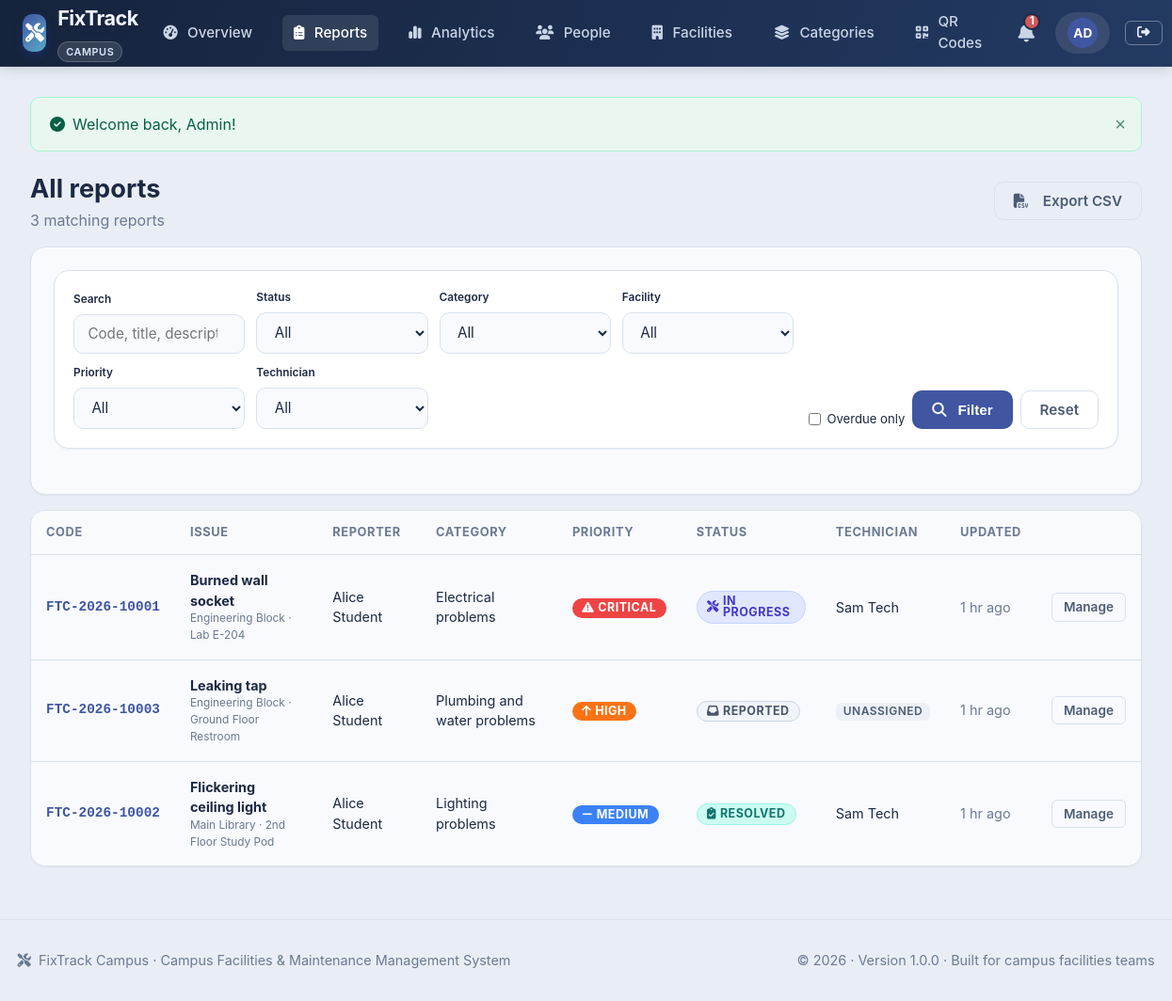
Screenshot of /admin/reports.php (signed in) with the database file from the repository.
### tables this page shows
CREATE TABLE reports (
    id INT AUTO_INCREMENT PRIMARY KEY,
    tracking_code VARCHAR(30) NOT NULL UNIQUE,
    student_id INT NULL,                        
    guest_name VARCHAR(100) NULL,
    guest_email VARCHAR(150) NULL,
    guest_token VARCHAR(64) NULL UNIQUE,        
    is_guest TINYINT(1) NOT NULL DEFAULT 0,
    category_id INT NOT NULL,
    facility_id INT NOT NULL,
    room_number VARCHAR(100) NOT NULL,
    title VARCHAR(200) NOT NULL,
    description TEXT NOT NULL,
    priority ENUM('low', 'medium', 'high', 'critical') NOT NULL DEFAULT 'medium',
    status ENUM('REPORTED', 'UNDER REVIEW', 'APPROVED', 'ASSIGNED', 'IN PROGRESS',
                'RESOLVED', 'VERIFIED', 'CLOSED', 'REJECTED') NOT NULL DEFAULT 'REPORTED',
    deadline DATETIME NULL,
    rejection_reason TEXT NULL,
    resolved_at DATETIME NULL,
    verified_at DATETIME NULL,
    closed_at DATETIME NULL,
    created_at DATETIME NOT NULL DEFAULT CURRENT_TIMESTAMP,
    updated_at DATETIME NOT NULL DEFAULT CURRENT_TIMESTAMP ON UPDATE CURRENT_TIMESTAMP,
    CONSTRAINT fk_report_student FOREIGN KEY (student_id) REFERENCES users(id) ON DELETE CASCADE,
    CONSTRAINT fk_report_category FOREIGN KEY (category_id) REFERENCES categories(id) ON DELETE RESTRICT,
    CONSTRAINT fk_report_facility FOREIGN KEY (facility_id) REFERENCES facilities(id) ON DELETE RESTRICT,
    INDEX idx_report_tracking (tracking_code),
    INDEX idx_report_status (status),
    INDEX idx_report_priority (priority)
);

CREATE TABLE facilities (
    id INT AUTO_INCREMENT PRIMARY KEY,
    name VARCHAR(150) NOT NULL,
    building_code VARCHAR(30) NOT NULL UNIQUE,
    campus_zone VARCHAR(100) NOT NULL,
    description TEXT NULL,
    total_floors INT DEFAULT 1,
    is_active TINYINT(1) NOT NULL DEFAULT 1,
    created_at DATETIME NOT NULL DEFAULT CURRENT_TIMESTAMP
);

CREATE TABLE categories (
    id INT AUTO_INCREMENT PRIMARY KEY,
    name VARCHAR(100) NOT NULL,
    slug VARCHAR(100) NOT NULL UNIQUE,
    description TEXT NULL,
    icon VARCHAR(50) NOT NULL DEFAULT 'wrench',
    default_priority ENUM('low', 'medium', 'high', 'critical') DEFAULT 'medium',
    default_sla_hours INT DEFAULT 48,
    is_active TINYINT(1) DEFAULT 1,
    created_at DATETIME NOT NULL DEFAULT CURRENT_TIMESTAMP
);

### admin/reports.php (the view, shortened to what this page needs)
<?php
require_once __DIR__ . '/../includes/functions.php';
$pdo = get_db();
$overdue   = isset($_GET['overdue']) ? 1 : 0;
$q         = trim($_GET['q'] ?? '');
$page      = max(1, (int)($_GET['page'] ?? 1));
$perPage   = 15;
$where = ['1=1'];
$params = [];
$whereSql = implode(' AND ', $where);
$countStmt = $pdo->prepare("SELECT COUNT(*) FROM reports r
    LEFT JOIN users u ON u.id = r.student_id WHERE $whereSql");
$countStmt->execute($params);
$totalRows = (int)$countStmt->fetchColumn();
$pages = max(1, (int)ceil($totalRows / $perPage));
$page = min($page, $pages);
$offset = ($page - 1) * $perPage;
$stmt = $pdo->prepare("
    SELECT r.*, c.name AS category_name, f.name AS facility_name,
           COALESCE(u.full_name, r.guest_name) AS student_name,
           (SELECT t.full_name FROM assignments a JOIN users t ON t.id = a.technician_id
            WHERE a.report_id = r.id AND a.status <> 'reassigned'
            ORDER BY a.assigned_at DESC LIMIT 1) AS technician_name
    FROM reports r
    JOIN categories c ON c.id = r.category_id
    JOIN facilities f ON f.id = r.facility_id
    LEFT JOIN users u ON u.id = r.student_id
    WHERE $whereSql
    ORDER BY FIELD(r.priority,'critical','high','medium','low') ASC, r.updated_at DESC
    LIMIT $perPage OFFSET $offset
");
$stmt->execute($params);
$reports = $stmt->fetchAll();
include __DIR__ . '/../includes/header.php';
function aq(array $extra = []): string {
    $keys = ['status','category','facility','priority','technician','overdue','q'];
    $vals = [];
    return http_build_query(array_merge($vals, $extra));
}
$exportQuery = aq();
?>
<div class="d-flex justify-between align-center mb-4" style="flex-wrap:wrap;gap:1rem">
    <div><h1 style="font-size:1.7rem">All reports</h1><p class="text-muted"><?= (int)$totalRows ?> matching report<?= $totalRows === 1 ? '' : 's' ?></p></div>
    <a class="btn btn-outline" href="<?= e(url('export.php?' . $exportQuery)) ?>"><i class="fas fa-file-csv mr-2"></i>Export CSV</a>
</div>
<div class="card mb-4"><div class="card-body">
    <form method="get" action="<?= e(url('admin/reports.php')) ?>" class="filter-toolbar">
        <div class="filter-grid" style="flex:1">
            <div class="form-group mb-0"><label class="form-label x-small">Search</label><input class="form-control" type="search" name="q" value="<?= e($q) ?>" placeholder="Code, title, description, reporter"></div>
            <div class="form-group mb-0"><label class="form-label x-small">Status</label><select class="form-control" name="status"><option value="">All</option>
            </select></div>
            <div class="form-group mb-0"><label class="form-label x-small">Category</label><select class="form-control" name="category"><option value="">All</option>
            </select></div>
            <div class="form-group mb-0"><label class="form-label x-small">Facility</label><select class="form-control" name="facility"><option value="">All</option>
            </select></div>
            <div class="form-group mb-0"><label class="form-label x-small">Priority</label><select class="form-control" name="priority"><option value="">All</option>
            </select></div>
            <div class="form-group mb-0"><label class="form-label x-small">Technician</label><select class="form-control" name="technician"><option value="">All</option>
            </select></div>
        </div>
        <div class="toolbar-actions">
            <label class="small" style="display:flex;align-items:center;gap:.4rem"><input type="checkbox" name="overdue" value="1" <?= $overdue ? 'checked' : '' ?>> Overdue only</label>
            <button class="btn btn-primary" type="submit"><i class="fas fa-magnifying-glass mr-1"></i>Filter</button>
            <a class="btn btn-outline" href="<?= e(url('admin/reports.php')) ?>">Reset</a>
        </div>
    </form>
</div></div>
<div class="card"><div class="card-body p-0">
    <?php if (!$reports): ?><div class="empty-state"><i class="fas fa-magnifying-glass"></i><h3>No reports found</h3><p>Try a different filter combination.</p></div>
    <?php else: ?>
    <div class="table-responsive"><table class="table">
        <thead><tr><th>Code</th><th>Issue</th><th>Reporter</th><th>Category</th><th>Priority</th><th>Status</th><th>Technician</th><th>Updated</th><th></th></tr></thead>
        <tbody>
        <?php foreach ($reports as $r): ?>
            <tr>
                <td class="tracking-code"><?= e($r['tracking_code']) ?></td>
                <td><strong><?= e(mb_substr($r['title'], 0, 48)) ?></strong><div class="x-small text-muted"><?= e($r['facility_name']) ?> &middot; <?= e($r['room_number']) ?></div></td>
                <td class="small"><?= e($r['student_name']) ?><?php if ($r['is_guest']): ?> <span class="badge badge-soft">Guest</span><?php endif; ?></td>
                <td class="small"><?= e($r['category_name']) ?></td>
                <td><?= format_priority_badge($r['priority']) ?></td>
                <td><?= format_status_badge($r['status']) ?><?php if (is_overdue($r['deadline'], $r['status'])): ?><div class="mt-1"><span class="badge badge-overdue">Overdue</span></div><?php endif; ?></td>
                <td class="small"><?= $r['technician_name'] ? e($r['technician_name']) : '<span class="badge badge-soft">Unassigned</span>' ?></td>
                <td class="small text-muted nowrap"><?= e(time_ago($r['updated_at'])) ?></td>
                <td><a class="btn btn-outline btn-sm" href="<?= e(url('admin/report-view.php?id=' . (int)$r['id'])) ?>">Manage</a></td>
            </tr>
        <?php endforeach; ?>
        </tbody>
    </table></div>
    <?php endif; ?>
</div></div>
<?php include __DIR__ . '/../includes/footer.php'; ?>

### includes/functions.php (shortened to what this page needs)
<?php
function url(string $path = ''): string {
    return rtrim(BASE_URL, '/') . '/' . ltrim($path, '/');
}
function e(?string $value): string {
    return htmlspecialchars((string)($value ?? ''), ENT_QUOTES, 'UTF-8');
}
function format_status_badge(string $status): string {
    $colorClass = 'badge-secondary';
    $icon = 'info-circle';
    switch (strtoupper($status)) {
        case STATUS_REPORTED:
            $colorClass = 'badge-status-reported';
            $icon = 'inbox';
            break;
        case STATUS_IN_PROGRESS:
            $colorClass = 'badge-status-inprogress';
            $icon = 'tools';
            break;
        case STATUS_RESOLVED:
            $colorClass = 'badge-status-resolved';
            $icon = 'clipboard-check';
            break;
    }
    return '<span class="badge ' . $colorClass . '"><i class="fas fa-' . $icon . ' mr-1"></i> ' . e($status) . '</span>';
}
function format_priority_badge(string $priority): string {
    $p = strtolower($priority);
    $colorClass = 'badge-secondary';
    $icon = 'flag';
    switch ($p) {
        case 'critical':
            $colorClass = 'badge-priority-critical';
            $icon = 'exclamation-triangle';
            break;
        case 'high':
            $colorClass = 'badge-priority-high';
            $icon = 'arrow-up';
            break;
        case 'medium':
            $colorClass = 'badge-priority-medium';
            $icon = 'minus';
            break;
    }
    return '<span class="badge ' . $colorClass . '"><i class="fas fa-' . $icon . ' mr-1"></i> ' . ucfirst(e($priority)) . '</span>';
}
function time_ago(?string $datetime): string {
    $time = strtotime($datetime);
    $diff = time() - $time;
    if ($diff < 86400) {
        $h = floor($diff / 3600);
        return $h . ($h == 1 ? ' hr ago' : ' hrs ago');
    }
    return date('M j, Y', $time);
}
function get_flash(string $type): ?string {
    $key = 'flash_' . $type;
    if (isset($_SESSION[$key])) {
        $msg = $_SESSION[$key];
        return $msg;
    }
    return null;
}
function render_flash_messages(): string {
    $html = '';
    $types = ['success' => 'check-circle', 'error' => 'exclamation-circle', 'warning' => 'exclamation-triangle', 'info' => 'info-circle'];
    foreach ($types as $type => $icon) {
        $msg = get_flash($type);
        if ($msg) {
            $alertClass = ($type === 'error') ? 'alert-danger' : 'alert-' . $type;
            $html .= '<div class="alert ' . $alertClass . ' alert-dismissible fade show" role="alert">
                <i class="fas fa-' . $icon . ' mr-2"></i> ' . e($msg) . '
                <button type="button" class="close-btn" onclick="this.parentElement.remove()" aria-label="Close">&times;</button>
            </div>';
        }
    }
    return $html;
}

### assets/css/pages.css (style rules this page uses)
.filter-toolbar { display: flex; flex-wrap: wrap; gap: 1rem; align-items: flex-end; }
.filter-grid { display: grid; grid-template-columns: repeat(auto-fit, minmax(160px, 1fr)); gap: .75rem; flex: 1; }
.toolbar-actions { display: flex; flex-wrap: wrap; gap: .5rem; align-items: flex-end; }
.tracking-code { font-family: ui-monospace, Menlo, monospace; font-size: .85rem; font-weight: 700; color: var(--primary); white-space: nowrap; }
.small { font-size: .82rem; }
.x-small { font-size: .74rem; }
.nowrap { white-space: nowrap; }
.badge-soft { display: inline-block; padding: .2rem .5rem; border-radius: var(--radius-sm); background: var(--secondary-light); color: var(--text-secondary); font-size: .75rem; font-weight: 600; }
.mb-0 { margin-bottom: 0 !important; }
.card, .stat-card, .feature-card, .qr-card, .description-box, .form-control, .table, .dropzone-box, .pagination a, .pagination span, .demo-credentials code { background: var(--bg-card); }

### rows the page displays
reports: tracking_code "FTC-2026-10001", title "Burned wall socket", facility.name "Engineering Block", room_number "Lab E-204", student_name "Alice Student", category.name "Electrical problems", priority "CRITICAL", status "IN PROGRESS", technician_name "Sam Tech", updated_at "1 hr ago"
reports: tracking_code "FTC-2026-10003", title "Leaking tap", facility.name "Engineering Block", room_number "Ground Floor Restroom", student_name "Alice Student", category.name "Plumbing and water problems", priority "HIGH", status "REPORTED", shows "UNASSIGNED", updated_at "1 hr ago"
reports: tracking_code "FTC-2026-10002", title "Flickering ceiling light", facility.name "Main Library", room_number "2nd Floor Study Pod", student_name "Alice Student", category.name "Lighting problems", priority "MEDIUM", status "RESOLVED", technician_name "Sam Tech", updated_at "1 hr ago"

### other values shown
$link[0] "Overview"
$link[0] "Reports"
$link[0] "Analytics"
$link[0] "People"
$link[0] "Facilities"
$link[0] "Categories"
$link[0] "QR Codes"
$unread "1"
mb_substr($user['name'], 0, 2) "AD"
$msg "Welcome back, Admin!"
$totalRows "3"
APP_NAME "FixTrack Campus"
APP_TAGLINE "Campus Facilities & Maintenance Management System"
APP_VERSION "1.0.0"
